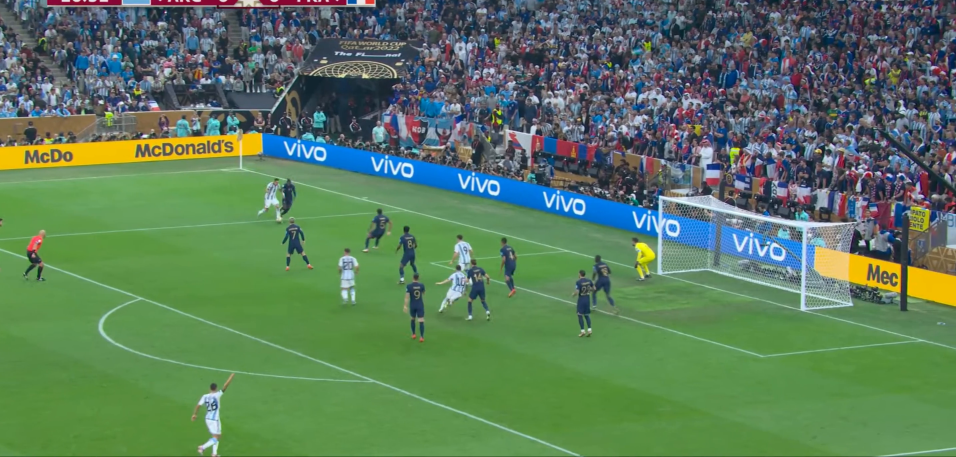
#> input picture frame 19 of images/penal.mp4, 2868 x 1370 px (shown at 1/3 size)
$ python soccer_field.py
#> lines starting #> are read from the running program, lines starting #| are printed output that depends on the picture; after the words box and inside, x2 and y2 are one past the last pixel; in counts of white or black regions, pixels touching at a corner belong together
import cv2

# Load the video file
cap = cv2.VideoCapture('images/penal.mp4')

# Loop through each frame of the video
while True:
    # Read the next frame
    ret, frame = cap.read()
#> frame is the input picture: shape (1370, 2868, 3); mean B, G, R 92.6, 122.6, 91.8

    # If we have reached the end of the video, break the loop
    if not ret:
        break

    # Pre-process the frame (optional)
    gray = cv2.cvtColor(frame, cv2.COLOR_BGR2GRAY)
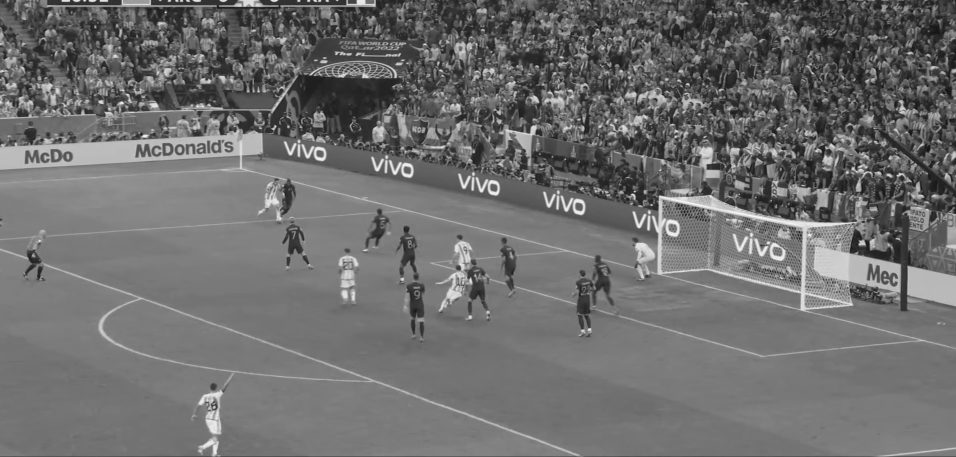
#> gray: shape (1370, 2868) (shown at 1/3 size); min 5, max 252, mean 110
    blur = cv2.GaussianBlur(gray, (5, 5), 0)
    edges = cv2.Canny(blur, 50, 150)
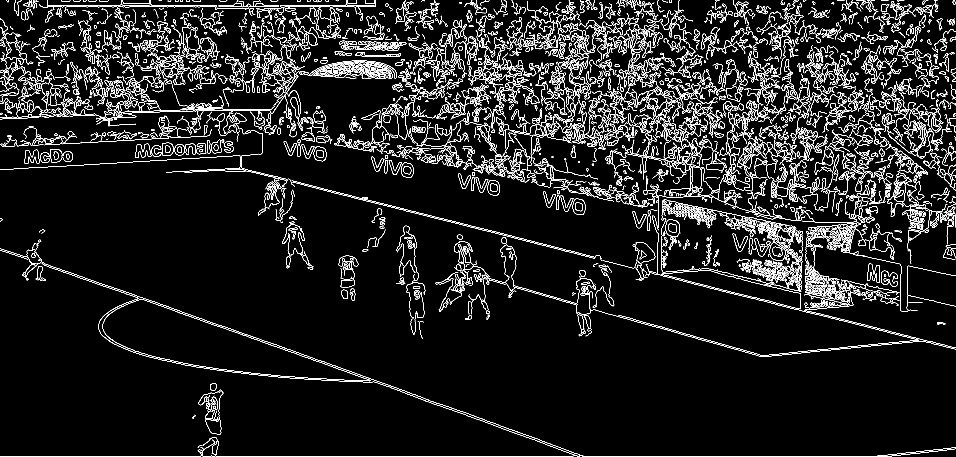
#> edges: shape (1370, 2868) (shown at 1/3 size); 5.6% white in thin lines or dots

    # Find the contours of the soccer field
    contours, _ = cv2.findContours(edges, cv2.RETR_EXTERNAL, cv2.CHAIN_APPROX_SIMPLE)[-2:]
#> contours = 3660 contours, 2702 with area under 20; largest, box (x1, y1, x2, y2) and area: (2308, 721, 2357, 783) 1928, (1996, 658, 2040, 711) 1794, (1718, 596, 1756, 645) 1496, (1463, 540, 1500, 587) 1376, (1203, 488, 1241, 534) 1354

    # Extract the soccer field by drawing a rectangle around its contours
    cv2.drawContours(frame, contours, -1, (0, 255, 0), 3)
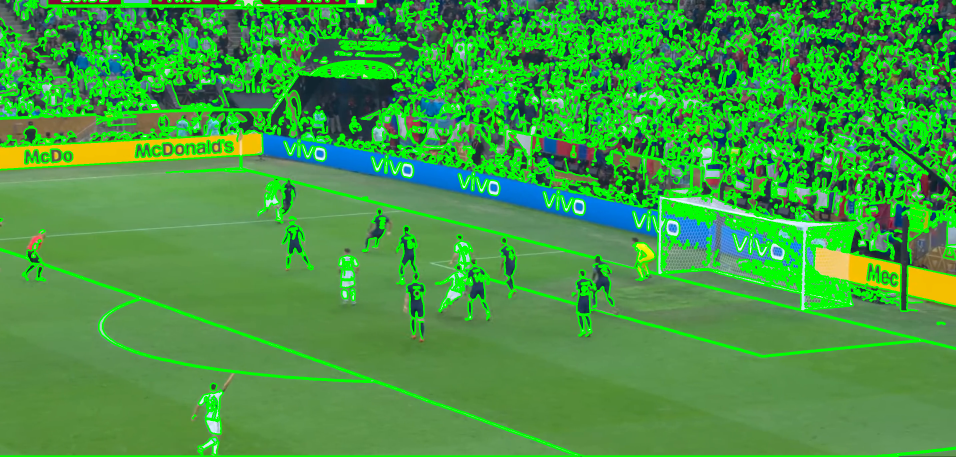
#> frame: shape (1370, 2868, 3) (shown at 1/3 size); mean B, G, R 66.4, 154.6, 69

    # Display the extracted soccer field
    cv2.imshow('Soccer Field', frame)

    # Wait for the user to press a key
    if cv2.waitKey(1) == ord('q'):
#> (key q is pressed here)
        break

# Release the video capture object
cap.release()

# Close all windows
cv2.destroyAllWindows()

$ run again, starting later in the video
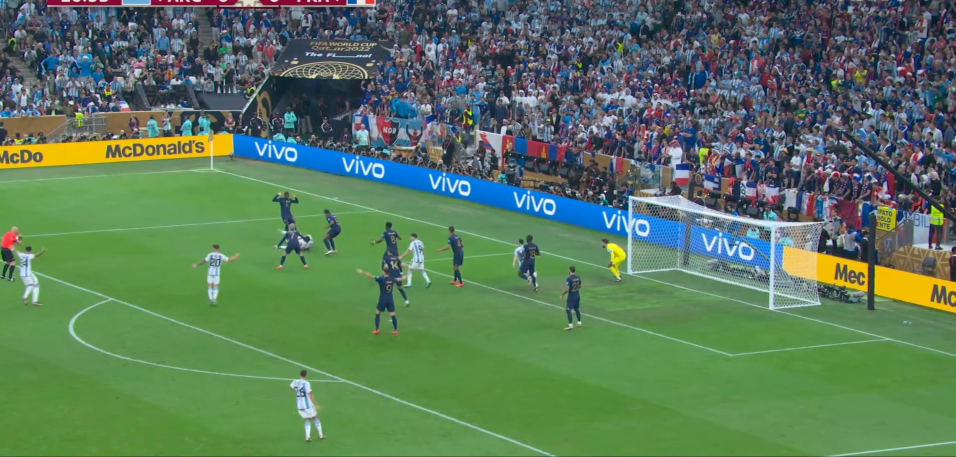
#> input picture frame 85 of images/penal.mp4, 2868 x 1370 px (shown at 1/3 size)
#> frame is the input picture: shape (1370, 2868, 3); mean B, G, R 92.1, 121.3, 90.8
#> `edges = cv2.Canny(blur, 50, 150)`:
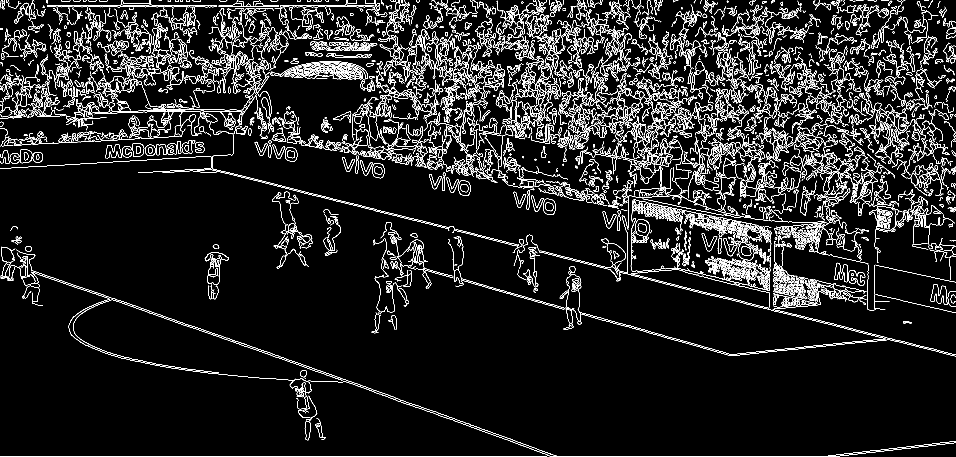
#> edges: shape (1370, 2868) (shown at 1/3 size); 6% white in thin lines or dots
#> contours = 3916 contours, 2892 with area under 20; largest, box (x1, y1, x2, y2) and area: (1629, 596, 1667, 645) 1484, (1375, 541, 1412, 588) 1359, (1116, 489, 1153, 535) 1326, (855, 441, 892, 485) 1291, (60, 449, 97, 490) 1253
#> `cv2.drawContours(frame, contours, -1, (0, 255, 0), 3)`:
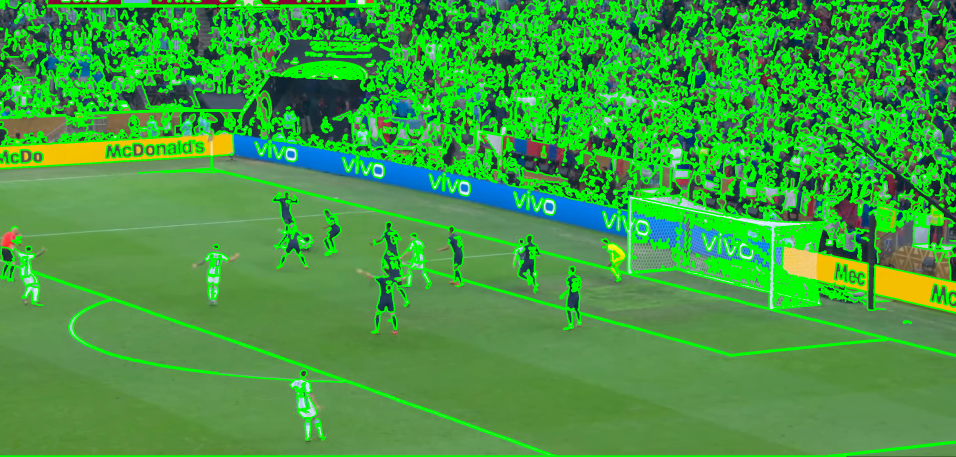
#> frame: shape (1370, 2868, 3) (shown at 1/3 size); mean B, G, R 64.7, 156, 67.1
